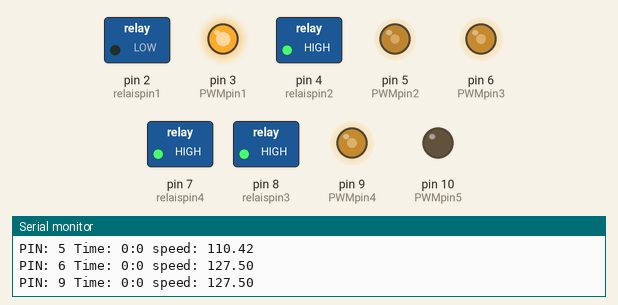
A sketch run on a simulated Arduino Uno, built with avr-gcc and run on an emulated ATmega328P. Parts: switched loads named in the sketch (green lamp = pin HIGH), output pins drawn as LEDs (lit = HIGH), the last lines printed to the serial monitor.

Above: at 0.1 s.
At 9.2 s:
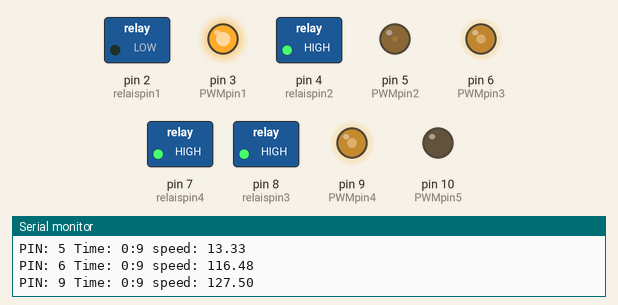
At 14.3 s:
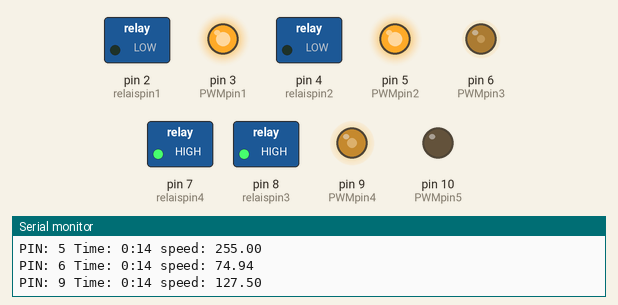
At 19.4 s:
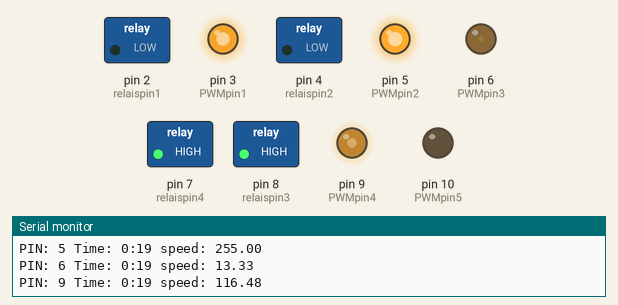
At 28.6 s:
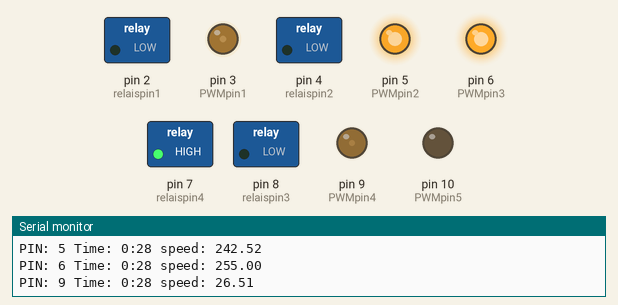
At 38.8 s:
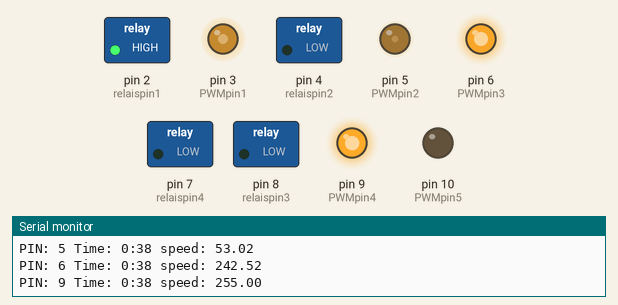
Timing chart, 0 to 40.0 s (numbered marks = the images above):
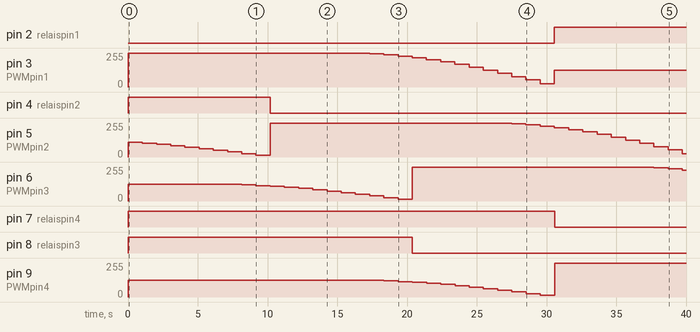

The sketch:

PWM_Fan_2D.ino
```cpp
#include "RTClib.h" //Time

unsigned int baudrate = 38400;  //baudrate
// with RTC
//RTC_DS1307 rtc; //Defines the real Time Object
//without RTC
RTC_Millis rtc; //Defines the real Time Object

////////////////////////////////////////////////////////////////////
// hier den Offset und Amplitude und Periodendauer T einstellen
float Amp_rel = 100;//100%
float Amp_change_rel = -20; // 20% weniger pro Stufe
int step_hours = 3; // Anzahl Stunden pro Amp Stufe
int WS_soil = 0;
float T = 60;//s
float offset_2 = 10;//s
float offset_3 = 20;//s
float offset_4 = 30;//s
float amp_offset1 = -0.5;
float amp_offset2 = -0.5;
float amp_offset3 = -0.5;
float amp_offset4 = -0.5;
/////////////////////////////////////////////////////////////////////
//umrechnung
float Amp = Amp_rel/100 * 255;
float Amp_change = Amp_change_rel/100 * 255;

//andere Variablen
int marker = 1;
int start_day = 0;
int start_hour = 0;

//Pin Konstanten
const int PWMpin1 = 3;
const int PWMpin2 = 5;
const int PWMpin3 = 6;
const int PWMpin4 = 9;
const int PWMpin5 = 10;

const int relaispin1 = 2;
const int relaispin2 = 4;
const int relaispin3 = 8;
const int relaispin4 = 7;


float speed;

void pwmsinus(int PIN,int relais,float period, float offset = 0, float amp_offset = 1){
    DateTime now = rtc.now();
    float sec = now.second();
    float m = now.minute();
    float min_sec = m*60 + sec;
    speed = Amp * sin((min_sec-offset)/period*2*PI) ;
    float rel_time_2 = (min_sec-offset)/period*2 - floor((min_sec-offset)/period*2);
    float rel_time = (min_sec-offset)/period - floor((min_sec-offset)/period);
    if(rel_time_2 <= 0.5){
      if(rel_time < 0.5){
       speed = Amp;
      }else{
       speed = -Amp;
      }
    }

    if(speed <= 0){
      if(amp_offset < 0){
        speed = speed*abs(amp_offset);
      }
      digitalWrite(relais,HIGH);
    }else{
      if(amp_offset > 0){
        speed = speed*abs(amp_offset);
      }
      digitalWrite(relais,LOW);
    }


    speed = abs(speed);
    analogWrite(PIN, speed);
    Serial.print("PIN: ");
    Serial.print(PIN);
    Serial.print(" Time: ");
    Serial.print(m,0);
    Serial.print(":");
    Serial.print(sec,0);
    Serial.print(" speed: ");
    Serial.println(speed);

}
void pwmfix(int PIN,int speed = 255){

    analogWrite(PIN, speed);
    Serial.print("PIN: ");
    Serial.print(PIN);
    Serial.print(" speed: ");
    Serial.println(speed);
}

void setup() {
  // put your setup code here, to run once:
  pinMode(PWMpin1, OUTPUT);
  pinMode(PWMpin2, OUTPUT);
  pinMode(PWMpin3, OUTPUT);
  pinMode(PWMpin4, OUTPUT);
  pinMode(PWMpin5, OUTPUT);

  pinMode(relaispin1, OUTPUT);
  pinMode(relaispin2, OUTPUT);
  pinMode(relaispin3, OUTPUT);
  pinMode(relaispin4, OUTPUT);

  digitalWrite(relaispin1,HIGH);
  digitalWrite(relaispin2,HIGH);
  digitalWrite(relaispin3,HIGH);
  digitalWrite(relaispin4,HIGH);

  Serial.begin(baudrate);
  // PWM Signal für Ventilatoren am Boden
  pwmfix(PWMpin5,WS_soil);
  DateTime now = rtc.now();
  start_hour = now.hour();
  start_day = now.day();
}

void loop() {
  DateTime now = rtc.now();
  if(!(now.day() == start_day & now.hour() == start_hour)){
    if((now.hour() - start_hour) % step_hours == 0 & marker == 1){
      Amp = Amp + Amp_change;
      marker = 0;
    }
  }
  if((now.hour() - start_hour) % step_hours != 0 & marker == 0){
    marker = 1;
  }

  // speed must be a number between 0 and 255
  pwmsinus(PWMpin1,relaispin1,T,0,amp_offset1);
  pwmsinus(PWMpin2,relaispin2,T,offset_2,amp_offset2);
  pwmsinus(PWMpin3,relaispin3,T,offset_3,amp_offset3);
  pwmsinus(PWMpin4,relaispin4,T,offset_4,amp_offset4);

  //pwmfix(PWMpin1);

  delay(1000);
}
```

Measured:
- by itself, pin 2 (relaispin1): LOW → HIGH at 30.6 s
- by itself, pin 4 (relaispin2): HIGH → LOW at 10.2 s
- by itself, pin 7 (relaispin4): HIGH → LOW at 30.6 s
- by itself, pin 8 (relaispin3): HIGH → LOW at 20.4 s
- by itself, pin 5 (PWMpin2): 0/255 → 110/255 at 0.01 s, → 103/255 1.0 s later, → 94/255 1.0 s later, → 85/255 1.0 s later, … (25 changes in this stretch)
- by itself, pin 6 (PWMpin3): 0/255 → 127/255 at 0.01 s, → 126/255 6.1 s later, → 124/255 1.0 s later, → 121/255 1.0 s later, … (20 changes in this stretch)
